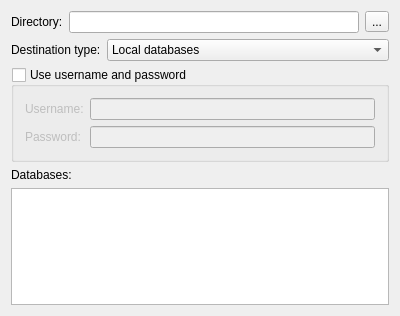
<?xml version="1.0" encoding="UTF-8"?>
<ui version="4.0">
 <class>RestoreSettingWizardPage</class>
 <widget class="QWizardPage" name="RestoreSettingWizardPage">
  <property name="geometry">
   <rect>
    <x>0</x>
    <y>0</y>
    <width>400</width>
    <height>316</height>
   </rect>
  </property>
  <layout class="QVBoxLayout" name="verticalLayout_2">
   <item>
    <layout class="QHBoxLayout" name="horizontalLayout">
     <item>
      <widget class="QLabel" name="directoryL">
       <property name="text">
        <string>Directory:</string>
       </property>
      </widget>
     </item>
     <item>
      <widget class="QLineEdit" name="directoryLE">
       <property name="readOnly">
        <bool>true</bool>
       </property>
      </widget>
     </item>
     <item>
      <widget class="QToolButton" name="directoryTB">
       <property name="text">
        <string>...</string>
       </property>
      </widget>
     </item>
    </layout>
   </item>
   <item>
    <layout class="QHBoxLayout" name="horizontalLayout_3">
     <item>
      <widget class="QLabel" name="sourceTypeL">
       <property name="text">
        <string>Destination type:</string>
       </property>
      </widget>
     </item>
     <item>
      <widget class="QComboBox" name="sourceTypeCB">
       <property name="sizePolicy">
        <sizepolicy hsizetype="MinimumExpanding" vsizetype="Fixed">
         <horstretch>0</horstretch>
         <verstretch>0</verstretch>
        </sizepolicy>
       </property>
       <item>
        <property name="text">
         <string>Local databases</string>
        </property>
       </item>
       <item>
        <property name="text">
         <string>Server databases</string>
        </property>
       </item>
      </widget>
     </item>
    </layout>
   </item>
   <item>
    <widget class="QGroupBox" name="usernameAndPasswordGroupBox">
     <property name="title">
      <string>Use username and password</string>
     </property>
     <property name="checkable">
      <bool>true</bool>
     </property>
     <property name="checked">
      <bool>false</bool>
     </property>
     <layout class="QGridLayout" name="gridLayout_2">
      <item row="0" column="0">
       <layout class="QGridLayout" name="gridLayout">
        <item row="0" column="0">
         <widget class="QLabel" name="usernameL">
          <property name="text">
           <string>Username:</string>
          </property>
         </widget>
        </item>
        <item row="0" column="1">
         <widget class="QLineEdit" name="usernameLE">
          <property name="readOnly">
           <bool>false</bool>
          </property>
         </widget>
        </item>
        <item row="1" column="0">
         <widget class="QLabel" name="passwordL">
          <property name="text">
           <string>Password:</string>
          </property>
         </widget>
        </item>
        <item row="1" column="1">
         <widget class="QLineEdit" name="passwordLE">
          <property name="text">
           <string/>
          </property>
          <property name="echoMode">
           <enum>QLineEdit::Password</enum>
          </property>
          <property name="readOnly">
           <bool>false</bool>
          </property>
         </widget>
        </item>
       </layout>
      </item>
     </layout>
    </widget>
   </item>
   <item>
    <layout class="QVBoxLayout" name="verticalLayout">
     <item>
      <widget class="QLabel" name="databasesL">
       <property name="text">
        <string>Databases:</string>
       </property>
      </widget>
     </item>
     <item>
      <widget class="QTreeView" name="databasesTV"/>
     </item>
    </layout>
   </item>
  </layout>
 </widget>
 <layoutdefault spacing="6" margin="11"/>
 <resources/>
 <connections>
  <connection>
   <sender>directoryTB</sender>
   <signal>clicked()</signal>
   <receiver>RestoreSettingWizardPage</receiver>
   <slot>directoryTB_clicked()</slot>
   <hints>
    <hint type="sourcelabel">
     <x>251</x>
     <y>20</y>
    </hint>
    <hint type="destinationlabel">
     <x>199</x>
     <y>149</y>
    </hint>
   </hints>
  </connection>
  <connection>
   <sender>usernameAndPasswordGroupBox</sender>
   <signal>clicked()</signal>
   <receiver>RestoreSettingWizardPage</receiver>
   <slot>usernameAndPasswordGroupBox_clicked()</slot>
   <hints>
    <hint type="sourcelabel">
     <x>199</x>
     <y>105</y>
    </hint>
    <hint type="destinationlabel">
     <x>199</x>
     <y>87</y>
    </hint>
   </hints>
  </connection>
  <connection>
   <sender>usernameLE</sender>
   <signal>textChanged(QString)</signal>
   <receiver>RestoreSettingWizardPage</receiver>
   <slot>usernameLE_textChanged(QString)</slot>
   <hints>
    <hint type="sourcelabel">
     <x>228</x>
     <y>98</y>
    </hint>
    <hint type="destinationlabel">
     <x>199</x>
     <y>87</y>
    </hint>
   </hints>
  </connection>
  <connection>
   <sender>passwordLE</sender>
   <signal>textChanged(QString)</signal>
   <receiver>RestoreSettingWizardPage</receiver>
   <slot>passwordLE_textChanged(QString)</slot>
   <hints>
    <hint type="sourcelabel">
     <x>228</x>
     <y>124</y>
    </hint>
    <hint type="destinationlabel">
     <x>199</x>
     <y>87</y>
    </hint>
   </hints>
  </connection>
 </connections>
 <slots>
  <slot>directoryTB_clicked()</slot>
  <slot>usernameAndPasswordGroupBox_clicked()</slot>
  <slot>usernameLE_textChanged(QString)</slot>
  <slot>passwordLE_textChanged(QString)</slot>
 </slots>
</ui>
